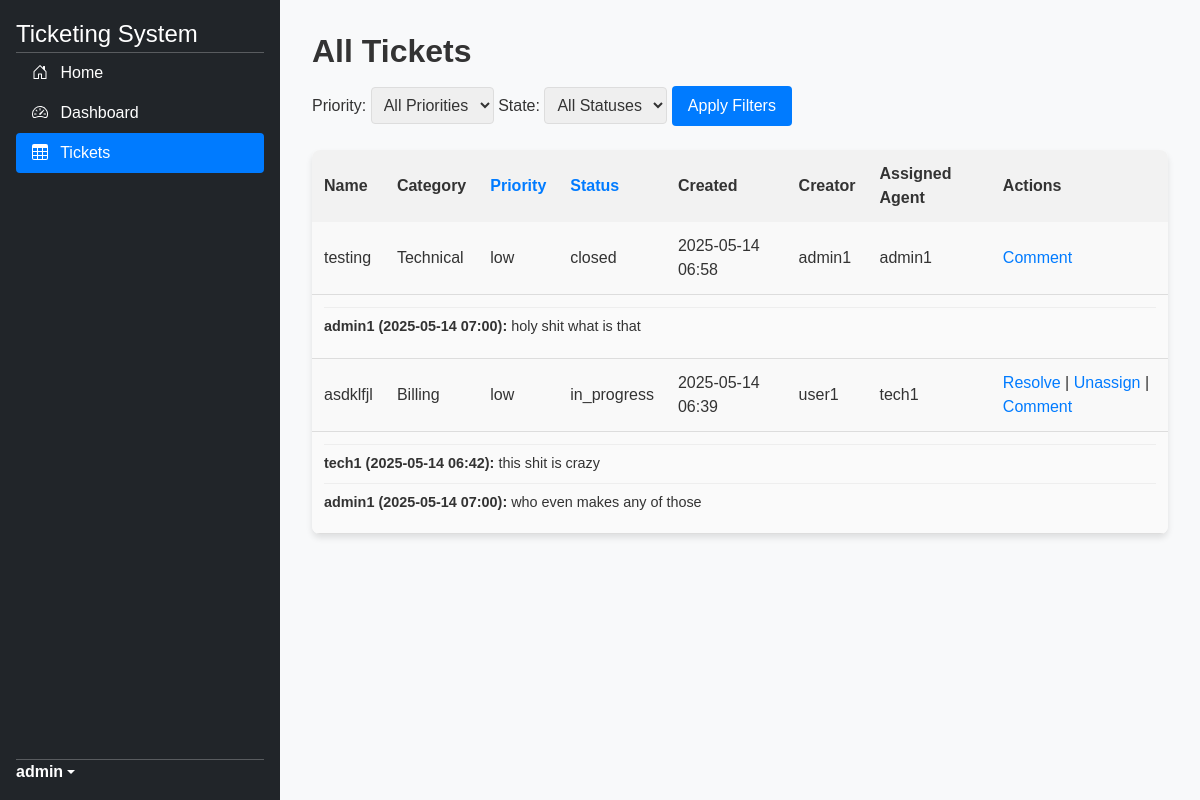
The page /tickets_list/ (signed in) on the database as committed earlier.
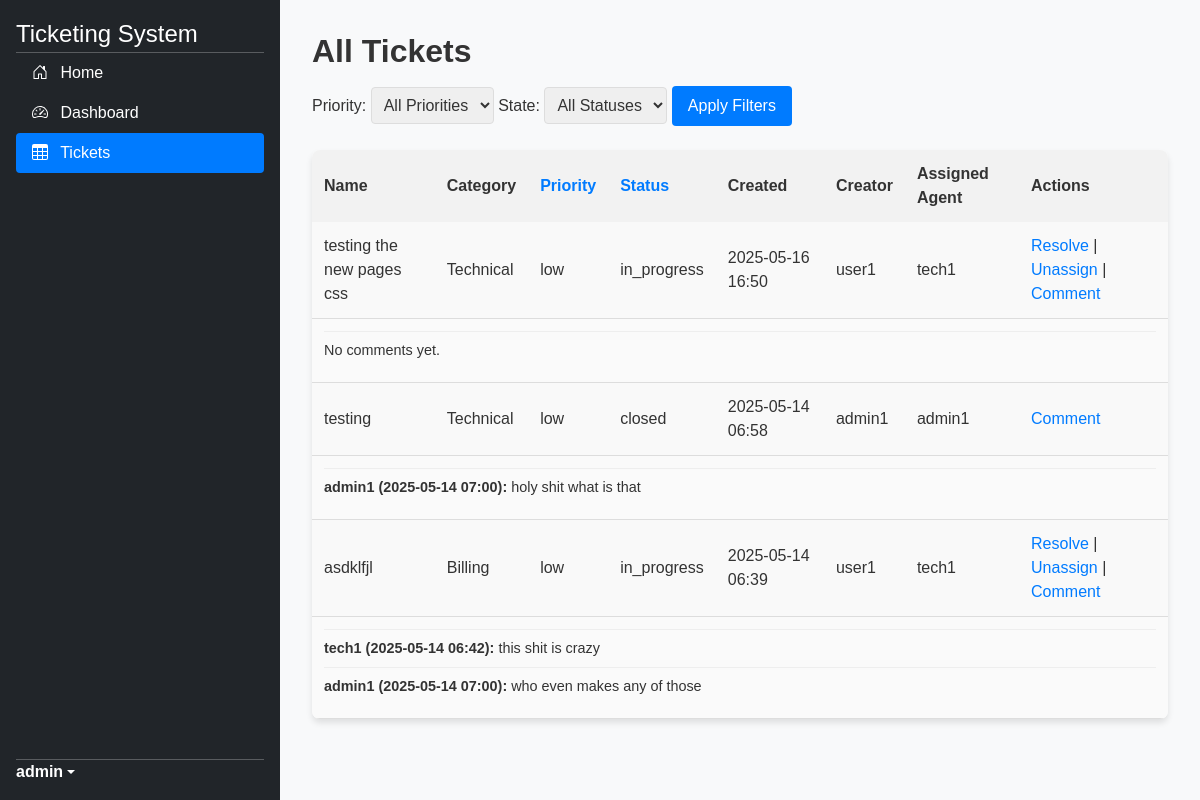
The same page on the database as committed later.
### website/models.py (models this page shows, shortened)
class CustomUser(AbstractUser):
    phone_regex = RegexValidator(
        regex=r'^\+?1?\d{9,15}$',
        message="Phone number must be entered in the format: '+999999999'. Up to 15 digits allowed."
    )
    phone_number = models.CharField(
        max_length=17,
        validators=[phone_regex],
        blank=False,
        null=False,
        unique=True
    )

class Ticket(models.Model):
    PRIORITY_CHOICES = (
        ('low', 'Low'),
        ('medium', 'Medium'),
        ('high', 'High'),
    )
    STATE_CHOICES = (
        ('open', 'Open'),
        ('in_progress', 'In Progress'),
        ('closed', 'Closed'),
    )
    name = models.CharField(max_length=100)
    description = models.TextField()
    category = models.ForeignKey(Category, on_delete=models.CASCADE)
    priority = models.CharField(max_length=100, choices=PRIORITY_CHOICES, default='low')
    state = models.CharField(max_length=100, choices=STATE_CHOICES, default='open')
    user = models.ForeignKey(settings.AUTH_USER_MODEL, on_delete=models.CASCADE, related_name='tickets')
    assigned_agent = models.ForeignKey(settings.AUTH_USER_MODEL, on_delete=models.CASCADE, null=True, blank=True)
    creation_date = models.DateTimeField(auto_now_add=True)
    resolution_date = models.DateTimeField(null=True, blank=True)

class Category(models.Model):
    name = models.CharField(max_length=100)

class TicketComment(models.Model):
    ticket = models.ForeignKey(Ticket, on_delete=models.CASCADE, related_name='comments')
    agent = models.ForeignKey(settings.AUTH_USER_MODEL, on_delete=models.CASCADE)
    comment = models.TextField()
    created_at = models.DateTimeField(auto_now_add=True)

### website/views.py (the view)
# urls.py: path('tickets_list/', views.ticket_list, name='tickets_list'),
@login_required
def ticket_list(request):
    if not request.user.is_superuser:
        messages.error(request, "Only admins can view all tickets.")
        return redirect('home')
    form = TicketFilterForm(request.GET or None)
    tickets = Ticket.objects.all().select_related('category', 'user', 'assigned_agent')
    if form.is_valid():
        if form.cleaned_data['priority']:
            tickets = tickets.filter(priority=form.cleaned_data['priority'])
        if form.cleaned_data['state']:
            tickets = tickets.filter(state=form.cleaned_data['state'])
    sort_by = request.GET.get('sort_by', '-creation_date')
    allowed_sort_fields = ['state', '-state', 'priority', '-priority']
    if sort_by in allowed_sort_fields:
        tickets = tickets.order_by(sort_by)
    else:
        tickets = tickets.order_by('-creation_date')  # Default sort
    return render(request, 'tickets.html', {'tickets': tickets, 'form': form})

### website/forms.py
class TicketFilterForm(forms.Form):
    PRIORITY_CHOICES = (
        ('low', 'Low'),
        ('medium', 'Medium'),
        ('high', 'High'),
        ('','All Priorities')
    )
    STATE_CHOICES = (
        ('open', 'Open'),
        ('in_progress', 'In Progress'),
        ('closed', 'Closed'),
        ('','All Statuses'),
    )
    priority = forms.ChoiceField(
        choices=PRIORITY_CHOICES,
        required=False
    )
    state = forms.ChoiceField(
        choices=STATE_CHOICES,
        required=False
    )

### website/templates/tickets.html (shortened to what this page needs)
{% load static %}
<!DOCTYPE html>
<html lang="en">
<head>
    {% load bootstrap5 %}
    {% bootstrap_css %}
    <link href="https://cdn.jsdelivr.net/npm/tailwindcss@2.2.19/dist/tailwind.min.css" rel="stylesheet">
        <link rel="stylesheet" href="{% static 'css/tickets_list.css' %}">
    <link rel="stylesheet" href="{% static 'css/global.css' %}">
</head>
<body>
    <main>
        <div class="d-flex flex-column flex-shrink-0 p-3 text-white bg-dark sidebar">
            <a href="{% url 'home' %}" class="d-flex align-items-center mb-3 mb-md-0 me-md-auto text-white text-decoration-none">
                <span class="fs-4">Ticketing System</span>
            </a>
            <hr>
            <ul class="nav nav-pills flex-column mb-auto">
                <li class="nav-item">
                    <a href="{% url 'home' %}" class="nav-link text-white">
                        <svg class="bi me-2" width="16" height="16"><use xlink:href="#home"/></svg>
                        Home
                    </a>
                </li>
                <li>
                    <a href="{% url 'dashboard' %}" class="nav-link text-white">
                        <svg class="bi me-2" width="16" height="16"><use xlink:href="#speedometer2"/></svg>
                        Dashboard
                    </a>
                </li>
                <li>
                    <a href="{% url 'my_tickets' %}" class="nav-link active" aria-current="page">
                        <svg class="bi me-2" width="16" height="16"><use xlink:href="#table"/></svg>
                        Tickets
                    </a>
                </li>
            </ul>
            <hr>
            {% if user.is_authenticated %}
            <div class="dropdown">
                <a href="#" class="d-flex align-items-center text-white text-decoration-none dropdown-toggle" id="dropdownUser1" data-bs-toggle="dropdown" aria-expanded="false">
                    <strong>{{ user.username }}</strong>
                </a>
            </div>
            {% endif %}
        </div>
        <div class="content">
            <h2 class="page-header">All Tickets</h2>
            <div class="filter-form">
                <form method="get">
                    {{ form.priority.label_tag }} {{ form.priority }}
                    {{ form.state.label_tag }} {{ form.state }}
                    <button type="submit">Apply Filters</button>
                </form>
            </div>
            {% if tickets %}
            <div class="ticket-table">
                <table>
                    <tr>
                        <th>Name</th>
                        <th>Category</th>
                        <th><a href="?sort_by={% if request.GET.sort_by == 'priority' %}-priority{% else %}priority{% endif %}">Priority</a></th>
                        <th><a href="?sort_by={% if request.GET.sort_by == 'state' %}-state{% else %}state{% endif %}">Status</a></th>
                        <th>Created</th>
                        <th>Creator</th>
                        <th>Assigned Agent</th>
                        <th>Actions</th>
                    </tr>
                    {% for ticket in tickets %}
                    <tr>
                        <td>{{ ticket.name }}</td>
                        <td>{{ ticket.category.name }}</td>
                        <td>{{ ticket.priority }}</td>
                        <td>{{ ticket.state }}</td>
                        <td>{{ ticket.creation_date|date:"Y-m-d H:i" }}</td>
                        <td>{{ ticket.user.username }}</td>
                        <td>{{ ticket.assigned_agent.username|default:"Unassigned" }}</td>
                        <td>
                            {% if not ticket.assigned_agent %}
                            <a href="{% url 'assign_ticket' ticket.id %}">Assign</a> |
                            {% elif ticket.state in 'open,in_progress' %}
                            <a href="{% url 'resolve_ticket' ticket.id %}">Resolve</a> |
                            <a href="{% url 'unassign_ticket' ticket.id %}">Unassign</a> |
                            {% endif %}
                            <a href="{% url 'add_comment' ticket.id %}">Comment</a>
                        </td>
                    </tr>
                    <tr>
                        <td colspan="8" class="comments">
                            {% for comment in ticket.comments.all %}
                            <div class="comment">
                                <strong>{{ comment.agent.username }} ({{ comment.created_at|date:"Y-m-d H:i" }}):</strong>
                                {{ comment.comment }}
                            </div>
                            {% empty %}
                            <div class="comment">No comments yet.</div>
                            {% endfor %}
                        </td>
                    </tr>
                    {% endfor %}
                </table>
            </div>
            {% else %}
            <p>No tickets found.</p>
            {% endif %}
        </div>
    </main>
</body>
</html>

### static/css/tickets_list.css (style rules this page uses)
:root { --primary-blue: #007bff; --dark-bg: #212529; --card-bg: #ffffff; --text-color: #333333; --shadow: 0 4px 6px rgba(0, 0, 0, 0.1); }
body { font-family: Arial, sans-serif; background-color: #f8f9fa; margin: 0; color: var(--text-color); }
main { display: flex; flex-wrap: nowrap; min-height: 100vh; overflow-x: auto; }
.sidebar { background-color: var(--dark-bg); color: white; padding: 1.5rem; width: 280px; flex-shrink: 0; transition: transform 0.3s ease; }
.sidebar a { color: white; transition: color 0.2s ease; }
.sidebar .nav-link.active { background-color: var(--primary-blue); border-radius: 0.25rem; }
.content { flex-grow: 1; padding: 2rem; overflow-y: auto; background-color: #f8f9fa; }
.page-header { font-size: 2rem; font-weight: 600; color: var(--text-color); margin-bottom: 1rem; }
.filter-form { display: flex; gap: 0.5rem; align-items: center; margin-bottom: 1.5rem; }
.filter-form select { padding: 0.5rem; border: 1px solid #ddd; border-radius: 0.25rem; }
.filter-form button { padding: 0.5rem 1rem; background-color: var(--primary-blue); color: white; border: none; border-radius: 0.25rem; cursor: pointer; transition: background-color 0.2s ease; }
.ticket-table { background-color: var(--card-bg); border-radius: 0.5rem; box-shadow: var(--shadow); overflow: hidden; }
.ticket-table table { width: 100%; border-collapse: collapse; }
.ticket-table th, .ticket-table td { padding: 0.75rem; text-align: left; }
.ticket-table th { background-color: #f2f2f2; font-weight: 600; color: var(--text-color); }
.ticket-table td { border-bottom: 1px solid #ddd; }
.ticket-table tr:nth-child(even) { background-color: #f9f9f9; }
.ticket-table a { color: var(--primary-blue); text-decoration: none; }
.comments { background-color: #fafafa; padding: 0.5rem; }
.comment { border-top: 1px solid #eee; padding: 0.5rem 0; font-size: 0.9rem; }
.comment strong { color: var(--text-color); }
svg.bi { display: inline-flex !important; }

### static/css/global.css (style rules this page uses)
body { min-height: 100vh; min-height: -webkit-fill-available; }
html { height: -webkit-fill-available; }
main { display: flex; flex-wrap: nowrap; height: 100vh; height: -webkit-fill-available; max-height: 100vh; overflow-x: auto; overflow-y: hidden; }
.bi { vertical-align: -.125em; pointer-events: none; fill: currentColor; }
.dropdown-toggle { outline: 0; }

Rows that differ between the two databases and show on the page:
added Ticket: name "testing the new pages css", category.name "Technical", priority "low", state "in_progress", creation_date "2025-05-16 16:50", user.username "user1", assigned_agent.username "tech1", shows "Resolve"
